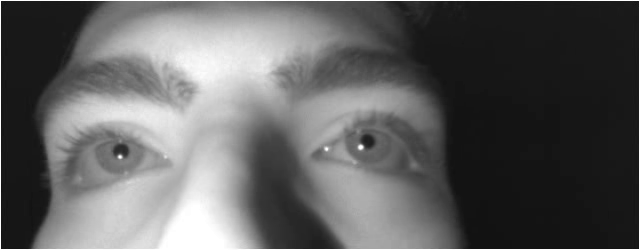
#> input picture frame 36 of Software Implementation/Assets/light_stimulation.mp4, 640 x 250 px; the run also reads 1 picture not shown here
$ python Source_code.py   (older library calls are emulated)
#> lines starting #> are read from the running program, lines starting #| are printed output that depends on the picture; after the words box and inside, x2 and y2 are one past the last pixel; in counts of white or black regions, pixels touching at a corner belong together

# coding: utf-8

# # BIE-PInCS project: python implementation
# ## Firts implementation of video analysis for pupil tracking for identification and evaluation of Traumatic Brain Injury

# Import required libraries:

# In[ ]:

import cv2
import numpy as np
import math
import time


# ### Initializing phase:

# Parameters for eye cascade function end eye classification

# In[ ]:

sc_fct = 1.3
min_neigh = 5
min_eye = (10, 10)
max_eye = (50, 50)
eyes = []
eyeCascade=cv2.CascadeClassifier("./Assets/haarcascade_eye.xml")
dist_TH = 10
res_fac = 4
bound = 10


# Variables containing data about pupils and eyes

# In[ ]:

CENTERS_RIGHTS = [(0,0)]
DIAMS_RIGHTS = [0]
CENTERS_LEFTS = [(0,0)]
DIAMS_LEFTS = [0]
r_check = []
l_check = []


# Parameters about source file to analyze

# In[ ]:

video_file = "./Assets/light_stimulation.mp4"
#video_file = "./Assets/dinamic_stimulation.mp4"
video_capture = cv2.VideoCapture(video_file)
video_width = int(video_capture.get(3))
video_height = int(video_capture.get(4))
frps = int(video_capture.get(5))
frames = int(video_capture.get(7))
Tc = 1/frps


# Parameters for image analysis

# In[ ]:

pup_TH = 30
windowClose = np.ones((5,5),np.uint8)
windowOpen = np.ones((2,2),np.uint8)
windowErode = np.ones((2,2),np.uint8)


# Backgroung image

# In[ ]:

bground = cv2.imread('./Assets/Background.png')
bgH,bgW, _ = bground.shape
#> bgH = 500; bgW = 640


# Video output

# In[ ]:

fourcc = cv2.VideoWriter_fourcc(*'jpeg')
out = cv2.VideoWriter('output.mp4',fourcc, frps, (bgW, bgH), True)


# Conversion factor from pixel to mm and unit of measure

# In[ ]:

K = 160/268 #from pixel to mm
uom = 'mm'


# Factors to write on the image output text and other images

# In[ ]:

h1 = int(bgH/2 + 20)
#> h1 = 270
h_line = h1 + 30
#> h_line = 300
h2 = h1 + 80
#> h2 = 350
h3 = h2 + 30
#> h3 = 380
h4 = h3 + 30
#> h4 = 410
h5 = h4 + 50
#> h5 = 460
center = int(bgW/2)
#> center = 320


# ### Functions:

# The function puts an image on other, starting from a point (i, j)

# In[ ]:

def draw(img1, img2, i, j):          # i = vertical, j = horizontal
    h,w, _ = img2.shape
    img1[i:i+h, j:j+w] = img2[:h, :w]


# The function makes an image totally black

# In[ ]:

def rubber(img):
    h,w, _ = img.shape
    img[:h, :w] = (0,0,0)


# The function writes, on a predetermined point, factors taken in input: value of scale, diameters and time on output image.

# In[ ]:

def write_img(image, count, diam_r, diam_l, scl):
    cv2.putText(image, text='SCALE: '+str(scl)+uom, org=(center-70, h1), fontFace=2, fontScale=0.6, color=(255,255,255), thickness=1)
    cv2.putText(image, text='DIAMETERS:', org=(center-70, h2), fontFace=2, fontScale=0.6, color=(255,255,255), thickness=1)
    cv2.putText(image, text='right: '+str(round(diam_r,1))+uom, org=(center-70, h3), fontFace=2, fontScale=0.6, color=(255,255,255), thickness=1)
    cv2.putText(image, text='left: '+str(round(diam_l,1))+uom, org=(center-70, h4), fontFace=2, fontScale=0.6, color=(255,255,255), thickness=1)
    t = count*Tc*1000
    cv2.putText(image, text='time: '+str(int(t))+'ms', org=(center-70, h5), fontFace=2, fontScale=0.6, color=(255,255,255), thickness=1)
    # comparing line
    shift = int((0.5*scl*res_fac)/K)
    cv2.line(image, (center-shift,h_line), (center+shift,h_line), color=(255,255,255), thickness=2)
    cv2.line(image, (center-shift,h_line+10), (center-shift,h_line-10), color=(255,255,255), thickness=2)
    cv2.line(image, (center+shift,h_line+10), (center+shift,h_line-10), color=(255,255,255), thickness=2)


# The function classifies eyes in rights and lefts; classification is based on position of ROI within the image

# In[ ]:

def check_eyes(eyes, rx0, ry0, lx0, ly0):
    r = []
    l = []
    for (x,y,w,h) in eyes:
        if x > video_width*0.5 and (abs(x-rx0) < dist_TH and abs(y-ry0) < dist_TH):
            r.append((x,y,w,h))
        elif x < video_width*0.5 and (abs(x-lx0) < dist_TH and abs(y-ly0) < dist_TH):
            l.append((x,y,w,h))
    return r,l


# The function return values of the correct eye among a vector; it choises the closest eye from an established point of previous eye position

# In[ ]:

def correct_eye(eye_list, point):
    eyes = []
    min_dist = video_width

    for (x,y,w,h) in eye_list:
        distance = abs(x-point)
        if (distance < min_dist):
            ex = x
            ey = y
            ew = w
            eh = h
            min_dist = distance

    return ex,ey,ew,eh


# The function takes in input a ROI containing eye and return, if it is possible, center position and diameter of finded pupil.

# In[ ]:

def findpupil(roi, x, y, w):
    max_rad = w/3
    min_rad = w/10

    roi = cv2.cvtColor(roi, cv2.COLOR_RGB2GRAY)
    pupilFrame = cv2.equalizeHist(roi)
    pupilO = pupilFrame
    ret, pupilFrame = cv2.threshold(pupilFrame,pup_TH,255,cv2.THRESH_BINARY)
    pupilFrame = cv2.morphologyEx(pupilFrame, cv2.MORPH_CLOSE, windowClose)
    pupilFrame = cv2.morphologyEx(pupilFrame, cv2.MORPH_ERODE, windowErode)
    pupilFrame = cv2.morphologyEx(pupilFrame, cv2.MORPH_OPEN, windowOpen)

    threshold = cv2.inRange(pupilFrame,250,255)
    _, contours, hierarchy = cv2.findContours(threshold,cv2.RETR_LIST,cv2.CHAIN_APPROX_SIMPLE)

    if len(contours) >= 2:
        maxArea = 0
        MAindex = 0
        distanceX = []
        currentIndex = 0
        for cnt in contours:
            area = cv2.contourArea(cnt)
            center = cv2.moments(cnt)
            if center['m00'] != 0:
                cx,cy = int(center['m10']/center['m00']), int(center['m01']/center['m00'])
                distanceX.append(cx)
                if area > maxArea:
                    maxArea = area
                    MAindex = currentIndex
                currentIndex += 1

        del contours[MAindex]
        del distanceX[MAindex]

        eye = 'right'

        if len(contours) >= 2:
            if eye == 'right':
                edgeOfEye = distanceX.index(min(distanceX))
            else:
                edgeOfEye = distanceX.index(max(distanceX))
            del contours[edgeOfEye]
            del distanceX[edgeOfEye]

        if len(contours) >= 1:
            maxArea = 0
            for cnt in contours:
                area = cv2.contourArea(cnt)
                if area > maxArea:
                    maxArea = area
                    largeBlob = cnt

        if len(largeBlob) > 0:
            center = cv2.moments(largeBlob)
            if center['m00'] != 0:
                cx,cy = int(center['m10']/center['m00']), int(center['m01']/center['m00'])
                rad = (center['m00'] / math.pi)**0.5
                if rad < max_rad and rad > min_rad:
                    return ((int(cx+x), int(cy+y)), rad)
            else:
                return None, None

    return None, None


# ### Main code of kernel:

# At first algorithm search the first frame containing exactly two eyes, and then classifies them in left and right, assigning the values of initial eye position.

# In[ ]:

while len(eyes) != 2:
    ret, frame = video_capture.read()
#> frame is the input picture: shape (250, 640, 3); min 17, max 255, mean 96.7
    eyes=eyeCascade.detectMultiScale(frame, scaleFactor=sc_fct, minNeighbors=min_neigh, minSize=min_eye, maxSize=max_eye)
#> eyes = [[99, 133, 40, 40], [345, 122, 42, 42]]

if eyes[0][0] > eyes[1][0]:

    x0r = eyes [0][0]
    y0r = eyes [0][1]
    w0r = eyes [0][2]
    h0r = eyes [0][3]

    x0l = eyes [1][0]
    y0l = eyes [1][1]
    w0l = eyes [1][2]
    h0l = eyes [1][3]

else:
    x0l = eyes [0][0]
#> x0l = 99
    y0l = eyes [0][1]
#> y0l = 133
    w0l = eyes [0][2]
#> w0l = 40
    h0l = eyes [0][3]
#> h0l = 40

    x0r = eyes [1][0]
#> x0r = 345
    y0r = eyes [1][1]
#> y0r = 122
    w0r = eyes [1][2]
#> w0r = 42
    h0r = eyes [1][3]
#> h0r = 42


# Scale factor is calculatet and initialized counter and re-loaded the file video to allow to analyze from first frame.

# In[ ]:

scale_f = int(0.25*(w0r+w0l)*K)
#> scale_f = 12

video_capture = cv2.VideoCapture(video_file)
count = 0


# This is the foundamental core of the algorithm. While video file contains frames, each image is loaded, analized and the output video is created, adding output frame for each iteration. Finally video writer is release.

# In[ ]:

while(video_capture.isOpened()):
    ret, frame = video_capture.read()

    if ret:
        eyes=eyeCascade.detectMultiScale(frame, scaleFactor=sc_fct, minNeighbors=min_neigh, minSize=min_eye, maxSize=max_eye)

        rights, lefts = check_eyes(eyes, x0r, y0r, x0l, y0l)
#> the loop in check_eyes, `for (x,y,w,h) in eyes:` made 2 passes
#> after the loop in check_eyes, `for (x,y,w,h) in eyes:`: l = [(99, 133, 40, 40)]; r = [(345, 122, 42, 42)]
#> rights = [(345, 122, 42, 42)]; lefts = [(99, 133, 40, 40)]

        if len(rights) != 0:                             #right eye
            xr, yr, wr, hr = correct_eye(rights, x0r)
#> the loop in correct_eye, `for (x,y,w,h) in eye_list:` made 1 pass
#> (x, y, w, h, distance, ex, ey, ew) on pass 1: (345, 122, 42, 42, 0, 345, 122, 42)
#> after the loop in correct_eye, `for (x,y,w,h) in eye_list:`: eh = 42; ex = 345; ey = 122; min_dist = 0
#> xr = 345; yr = 122; wr = 42; hr = 42
            roi_right = frame[yr:yr+hr , xr:xr+wr]
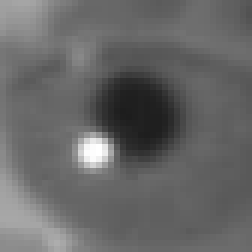
#> roi_right: shape (42, 42, 3) (shown 6 times larger); min 29, max 255, mean 102.9

            center_r, radius_r = findpupil(roi_right, xr, yr, wr)
#> in findpupil, `max_rad = w/3`: max_rad = 14
#> in findpupil, `min_rad = w/10`: min_rad = 4.2
#> in findpupil, `ret, pupilFrame = cv2.threshold(pupilFrame,pup_TH,255,cv2.THRESH_BINARY)`:
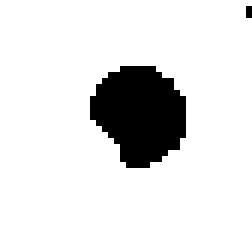
#> pupilFrame: shape (42, 42) (shown 6 times larger); 88.5% white; 2 black regions (1 under 20 px), largest, box (x1, y1, x2, y2) and area: (15, 11, 31, 28) 200
#> in findpupil, `ret, pupilFrame = cv2.threshold(pupilFrame,pup_TH,255,cv2.THRESH_BINARY)`: ret = 30
#> in findpupil, `pupilFrame = cv2.morphologyEx(pupilFrame, cv2.MORPH_CLOSE, windowClose)`: pupilFrame: shape (42, 42); 89.1% white; 1 black region, box (x1, y1, x2, y2) and area: (16, 11, 31, 27) 192
#> in findpupil, `pupilFrame = cv2.morphologyEx(pupilFrame, cv2.MORPH_ERODE, windowErode)`: pupilFrame: shape (42, 42); 87.3% white; 1 black region, box (x1, y1, x2, y2) and area: (16, 11, 32, 28) 224
#> in findpupil, `pupilFrame = cv2.morphologyEx(pupilFrame, cv2.MORPH_OPEN, windowOpen)`: pupilFrame: shape (42, 42); 87.3% white; 1 black region
#> in findpupil, `_, contours, hierarchy = cv2.findContours(threshold,cv2.RETR_LIST,cv2...`: contours = 2 contours; box (x1, y1, x2, y2) and area: (0, 0, 42, 42) 1681, (16, 11, 34, 30) 249
#> the loop in findpupil, `for cnt in contours:` made 2 passes
#> (cnt, area, cx, cy, maxArea, MAindex, currentIndex) on pass 2: ([[0, 0], [0, 41], [41, 41], [41, 0]], 1681, 20, 20, 1681, 1, 2)
#> (area, cx, cy, maxArea, MAindex, currentIndex) on pass 1: (249, 24, 19, 249, 0, 1)
#> after the loop in findpupil, `for cnt in contours:`: MAindex = 1; currentIndex = 2; distanceX = [24, 20]; maxArea = 1681
#> the loop in findpupil, `for cnt in contours:` made 1 pass
#> (area, maxArea) on pass 1: (249, 249)
#> after the loop in findpupil, `for cnt in contours:`: largeBlob = contour of 20 points, box (x1, y1, x2, y2) (16, 11, 34, 30), area 249; maxArea = 249
#> in findpupil, `center = cv2.moments(largeBlob)`: center = moments, m00 249, centre m10/m00, m01/m00 = (24.56, 19.89)
#> in findpupil, `cx,cy = int(center['m10']/center['m00']), int(center['m01']/center['m0..`: cx = 24; cy = 19
#> in findpupil, `rad = (center['m00'] / math.pi)**0.5`: rad = 8.9
#> center_r = (369, 141); radius_r = 8.9
            if radius_r:
                CENTERS_RIGHTS.append(center_r)
                DIAMS_RIGHTS.append(2*K*radius_r)
                r_check.append(True)

            else:
                CENTERS_RIGHTS.append(CENTERS_RIGHTS[count-1])
                DIAMS_RIGHTS.append(DIAMS_RIGHTS[count-1])
                r_check.append(False)
        else:
            CENTERS_RIGHTS.append(CENTERS_RIGHTS[count-1])
            DIAMS_RIGHTS.append(DIAMS_RIGHTS[count-1])
            r_check.append(False)

        if len(lefts) != 0:                              #left eye
            xl, yl, wl, hl = correct_eye(lefts, x0l)
#> the loop in correct_eye (call 2), `for (x,y,w,h) in eye_list:` made 1 pass
#> (x, y, w, h, distance, ex, ey, ew) on pass 1: (99, 133, 40, 40, 0, 99, 133, 40)
#> xl = 99; yl = 133; wl = 40; hl = 40
            roi_left = frame[yl:yl+hl , xl:xl+wl]
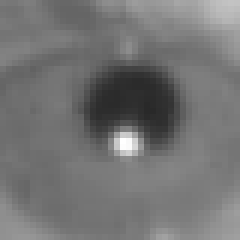
#> roi_left: shape (40, 40, 3) (shown 6 times larger); min 41, max 255, mean 115.6

            center_l, radius_l = findpupil(roi_left, xl, yl, wl)
#> in findpupil (call 2), `ret, pupilFrame = cv2.threshold(pupilFrame,pup_TH,255,cv2.THRESH_BINARY)`: pupilFrame: shape (40, 40); 87.9% white; 1 black region, box (x1, y1, x2, y2) and area: (13, 10, 31, 25) 194
#> in findpupil (call 2), `pupilFrame = cv2.morphologyEx(pupilFrame, cv2.MORPH_CLOSE, windowClose)`: pupilFrame: shape (40, 40); 89.2% white; 1 black region, box (x1, y1, x2, y2) and area: (14, 11, 30, 24) 173
#> in findpupil (call 2), `pupilFrame = cv2.morphologyEx(pupilFrame, cv2.MORPH_ERODE, windowErode)`: pupilFrame: shape (40, 40); 87.2% white; 1 black region, box (x1, y1, x2, y2) and area: (14, 11, 31, 25) 204
#> in findpupil (call 2), `pupilFrame = cv2.morphologyEx(pupilFrame, cv2.MORPH_OPEN, windowOpen)`: pupilFrame: shape (40, 40); 87.2% white; 1 black region
#> in findpupil (call 2), `_, contours, hierarchy = cv2.findContours(threshold,cv2.RETR_LIST,cv2...`: contours = 2 contours; box (x1, y1, x2, y2) and area: (0, 0, 40, 40) 1521, (14, 11, 33, 27) 231
#> the loop in findpupil (call 2), `for cnt in contours:` made 2 passes
#> (cnt, area, cx, cy, maxArea, MAindex, currentIndex) on pass 2: ([[0, 0], [0, 39], [39, 39], [39, 0]], 1521, 19, 19, 1521, 1, 2)
#> (area, cx, cy, maxArea, MAindex, currentIndex) on pass 1: (231, 23, 18, 231, 0, 1)
#> the loop in findpupil (call 2), `for cnt in contours:` made 1 pass
#> (area, maxArea) on pass 1: (231, 231)
#> center_l = (122, 151); radius_l = 8.57
            if radius_l:
                CENTERS_LEFTS.append(center_l)
                DIAMS_LEFTS.append(2*K*radius_l)
                l_check.append(True)

            else:
                CENTERS_LEFTS.append(CENTERS_LEFTS[count-1])
                DIAMS_LEFTS.append(DIAMS_LEFTS[count-1])
                l_check.append(False)
        else:
            CENTERS_LEFTS.append(CENTERS_LEFTS[count-1])
            DIAMS_LEFTS.append(DIAMS_LEFTS[count-1])
            l_check.append(False)

        # output management
        rubber(bground)

        roi_r = frame[y0r-bound: y0r+h0r+bound , x0r-bound:x0r+w0r+bound]
        roi_l = frame[y0l-bound:y0l+h0l+bound , x0l-bound:x0l+w0l+bound]
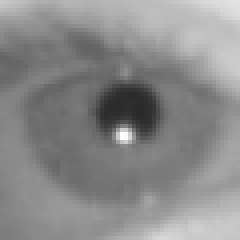
#> roi_l: shape (60, 60, 3) (shown 4 times larger); min 41, max 255, mean 138.2
        res_right = cv2.resize(roi_r,None, fx=res_fac, fy=res_fac, interpolation = cv2.INTER_LINEAR) #resized eyes
        res_left = cv2.resize(roi_l, None,fx=res_fac, fy=res_fac, interpolation = cv2.INTER_LINEAR)

        cv2.circle(frame,CENTERS_RIGHTS[count],int(0.5*DIAMS_RIGHTS[count]/K),(0,0,255),1)
        cv2.circle(frame,CENTERS_LEFTS[count],int(0.5*DIAMS_LEFTS[count]/K),(0,0,255),1)

        pos_r = int(bgW - res_fac*(w0r + 2*bound))                 #drawing resized eyes
#> pos_r = 392
        pos_vl = int(bgH - res_fac*(h0l + 2*bound))
#> pos_vl = 260
        pos_vr = int(bgH - res_fac*(h0r + 2*bound))
#> pos_vr = 252
        draw(bground, frame, 0, 0)
#> in draw, `img1[i:i+h, j:j+w] = img2[:h, :w]`:
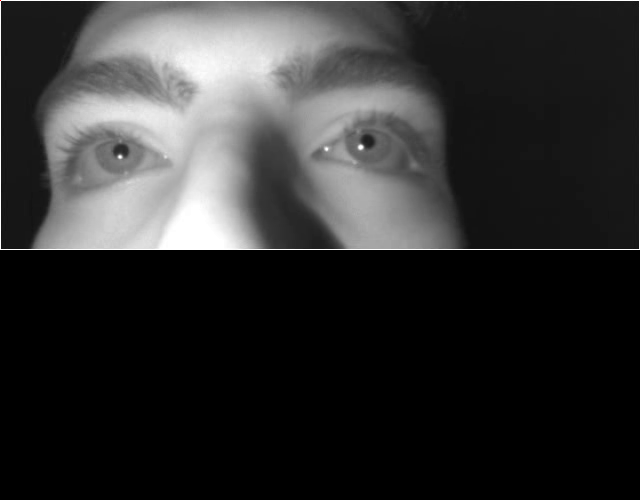
#> img1: shape (500, 640, 3); mean B, G, R 48.3, 48.3, 48.3
        draw(bground, res_left, pos_vl, 0)
        draw(bground, res_right, pos_vr, pos_r)
#> call 3 of draw, with i = 252, j = 392
#> in draw (call 3), `img1[i:i+h, j:j+w] = img2[:h, :w]`:
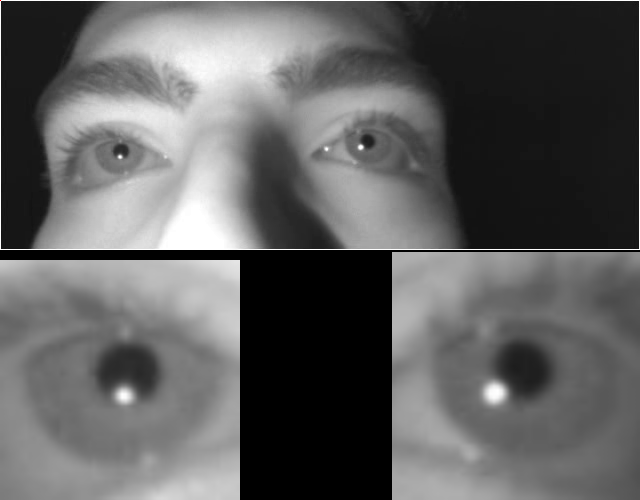
#> img1: shape (500, 640, 3); mean B, G, R 95.5, 95.5, 95.5

        write_img(bground, count, DIAMS_RIGHTS[count], DIAMS_LEFTS[count], scale_f)
#> in write_img, `shift = int((0.5*scl*res_fac)/K)`: shift = 40
#> in write_img, `cv2.line(image, (center-shift,h_line), (center+shift,h_line), color=(2..`:
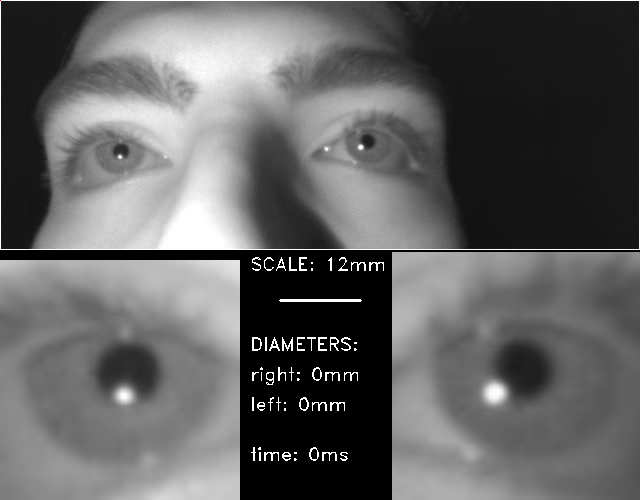
#> image: shape (500, 640, 3); mean B, G, R 97.2, 97.2, 97.2
#> in write_img, `cv2.line(image, (center-shift,h_line+10), (center-shift,h_line-10), co..`: image: shape (500, 640, 3); 0.02% of pixels changed, all inside (x1, y1, x2, y2) = (279, 289, 282, 312)
#> in write_img, `cv2.line(image, (center+shift,h_line+10), (center+shift,h_line-10), co..`: image: shape (500, 640, 3); mean B, G, R 97.3, 97.3, 97.3

        count += 1
        if not(count%60):                   #update eye positions
            x0r = xr
            y0r = yr

            x0l = xl
            y0l = yl
        out.write(bground)
    else:
        break

del DIAMS_LEFTS[0]
del DIAMS_RIGHTS[0]

video_capture.release()
out.release()

$ run again, starting later in the video
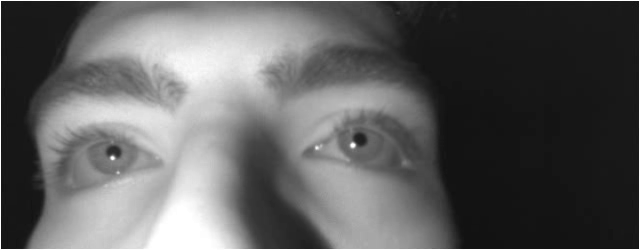
#> input picture frame 295 of Software Implementation/Assets/light_stimulation.mp4, 640 x 250 px
#> frame is the input picture: shape (250, 640, 3); min 17, max 255, mean 96.3
#> eyes = [[337, 122, 38, 38]]
#> x0r = 335
#> y0r = 121
#> w0r = 41
#> x0l = 89
#> y0l = 131
#> w0l = 44
#> scale_f = 12
#> the loop in check_eyes, `for (x,y,w,h) in eyes:` made 1 pass
#> after the loop in check_eyes, `for (x,y,w,h) in eyes:`: l = []; r = [(337, 122, 38, 38)]
#> lefts = []
#> the loop in correct_eye, `for (x,y,w,h) in eye_list:` made 1 pass
#> (x, y, w, h, distance, ex, ey, ew) on pass 1: (337, 122, 38, 38, 2, 337, 122, 38)
#> after the loop in correct_eye, `for (x,y,w,h) in eye_list:`: eh = 38; ex = 337; ey = 122; min_dist = 2
#> xr = 337; yr = 122; wr = 38
#> max_rad = 12.67
#> min_rad = 3.8
#> in findpupil, `ret, pupilFrame = cv2.threshold(pupilFrame,pup_TH,255,cv2.THRESH_BINARY)`:
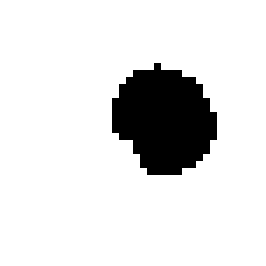
#> pupilFrame: shape (38, 38) (shown 7 times larger); 88% white; 1 black region, box (x1, y1, x2, y2) and area: (16, 9, 31, 25) 173
#> ret = 30
#> contours = 2 contours; box (x1, y1, x2, y2) and area: (0, 0, 38, 38) 1369, (16, 10, 33, 28) 222
#> the loop in findpupil, `for cnt in contours:` made 2 passes
#> (cnt, area, cx, cy, maxArea, MAindex, currentIndex) on pass 2: ([[0, 0], [0, 37], [37, 37], [37, 0]], 1369, 18, 18, 1369, 1, 2)
#> after the loop in findpupil, `for cnt in contours:`: MAindex = 1; currentIndex = 2; distanceX = [24, 18]; maxArea = 1369
#> the loop in findpupil, `for cnt in contours:` made 1 pass
#> (area, maxArea) on pass 1: (221.5, 221.5)
#> after the loop in findpupil, `for cnt in contours:`: largeBlob = contour of 21 points, box (x1, y1, x2, y2) (16, 10, 33, 28), area 222; maxArea = 221.5
#> in findpupil, `center = cv2.moments(largeBlob)`: center = moments, m00 221.5, centre m10/m00, m01/m00 = (24.33, 18.19)
#> in findpupil, `cx,cy = int(center['m10']/center['m00']), int(center['m01']/center['m0..`: cx = 24
#> rad = 8.4
#> center_r = (361, 140); radius_r = 8.4
#> pos_r = 396
#> pos_vl = 244
#> pos_vr = 256
#> img1: shape (500, 640, 3); mean B, G, R 98.4, 98.4, 98.4
#> shift = 40
#> in write_img, `cv2.line(image, (center-shift,h_line), (center+shift,h_line), color=(2..`:
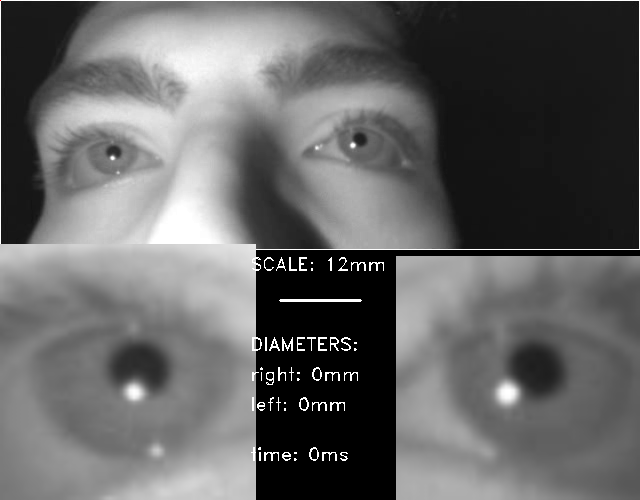
#> image: shape (500, 640, 3); mean B, G, R 100, 100, 100
